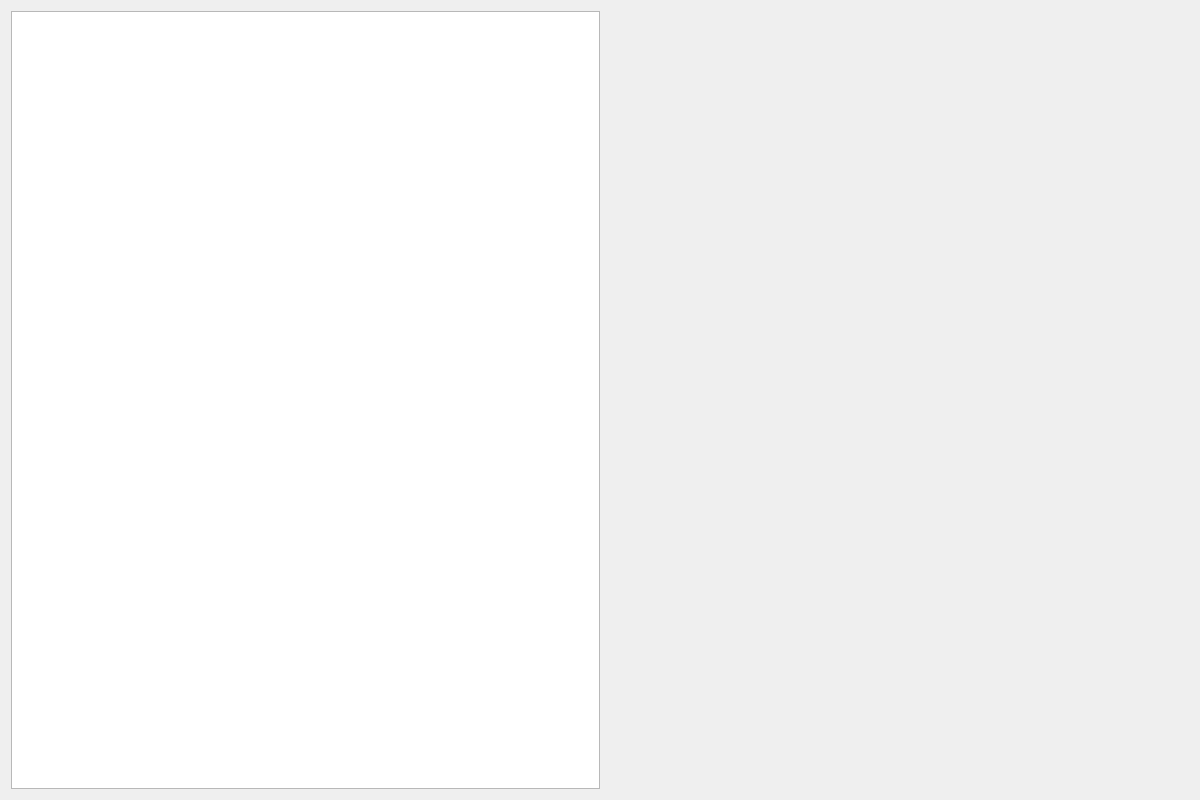
<?xml version="1.0" encoding="UTF-8"?>
<ui version="4.0">
 <class>MyWidget</class>
 <widget class="QWidget" name="MyWidget">
  <property name="geometry">
   <rect>
    <x>0</x>
    <y>0</y>
    <width>1200</width>
    <height>800</height>
   </rect>
  </property>
  <property name="windowTitle">
   <string>MyWidget</string>
  </property>
  <layout class="QHBoxLayout" name="horizontalLayout_2">
   <item>
    <layout class="QHBoxLayout" name="horizontalLayout">
     <item>
      <widget class="QTextBrowser" name="textBrowser"/>
     </item>
     <item>
      <spacer name="horizontalSpacer">
       <property name="orientation">
        <enum>Qt::Horizontal</enum>
       </property>
       <property name="sizeHint" stdset="0">
        <size>
         <width>40</width>
         <height>20</height>
        </size>
       </property>
      </spacer>
     </item>
    </layout>
   </item>
  </layout>
 </widget>
 <layoutdefault spacing="6" margin="11"/>
 <resources/>
 <connections/>
</ui>
